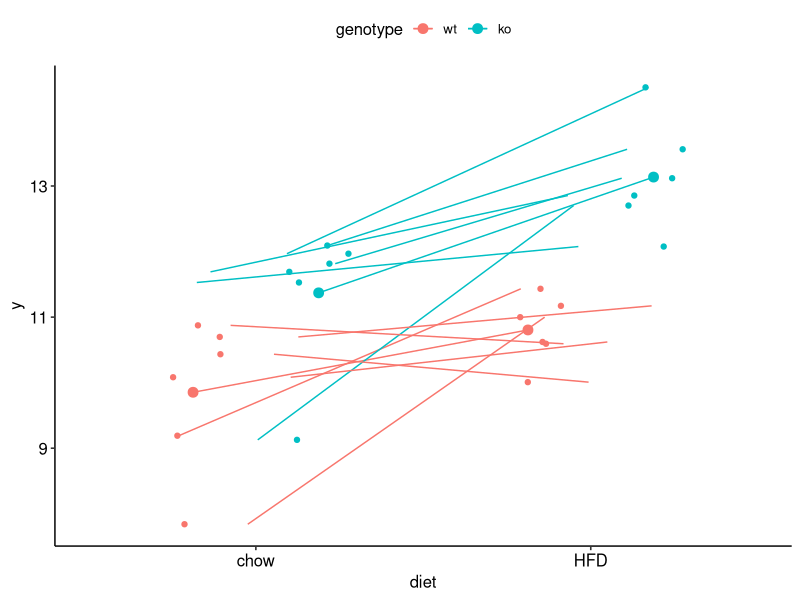

This chart was generated by the following R code:
## ---- chunk 1
library(data.table)

library(emmeans)

library(ggplot2)
library(ggpubr)
## ---- chunk 2
set.seed(1)
n <- 6

# generate two factors
genotype_levels <- c("wt", "ko")
diet_levels <- c("chow", "HFD")
fake_data <- data.table(
  genotype = factor(rep(rep(genotype_levels, each = n), 2),
                    levels = genotype_levels),
  diet = factor(rep(diet_levels, each = n*2),
                levels = diet_levels)
)

# generate fixed response
X <- model.matrix(~ genotype*diet, data = fake_data)
beta <- c(10, 1, 1, 1)
sigma <- 1
fixed_i <- (X %*% beta)[,1]

# generate correlated response
sigma_i <- 0.3
random_i <- rep(rnorm(n*2, sd = sigma_i), 2)

mu_i <- fixed_i + random_i

# error
e_i <- rnorm(n*4, sd = sigma)

fake_data[, y := mu_i + e_i]
fake_data[, id := factor(paste0("mouse_", rep(1:(n*2), 2)))]

## ---- chunk 3
m1 <- lm(y ~ genotype * diet, data = fake_data)
m1_emm <- emmeans(m1, specs = c("genotype", "diet")) %>%
  summary()
## ---- chunk 4
dodge_width = 0.75
jitter_width = 0.4
gg <- ggplot(data = fake_data,
             aes(x = diet,
                 y = y,
                 color = genotype)) +
  
  geom_point(position = position_jitterdodge(
    dodge.width = dodge_width,
    jitter.width = jitter_width,
    seed = 1
  )) +

  geom_point(data = m1_emm,
             aes(y = emmean),
             size = 3,
             position = position_dodge(
               width = dodge_width)) +
  
  geom_line(data = m1_emm,
            aes(y = emmean,
                group = genotype),
            position = position_dodge(
              width = dodge_width)) +
  
  geom_line(data = fake_data,
            aes(x = diet,
                color = genotype,
                group = id),
            position = position_jitterdodge(
              dodge.width = 0.4,
              jitter.width = 0.4,
              seed = 1)) +
  
  # geom_line(data = fake_data,
  #           aes(group = id),
  #           color = "gray",
  #           position = position_dodge(
  #             width = dodge_width)) +
  
  
  theme_pubr() +
  
  NULL

gg
